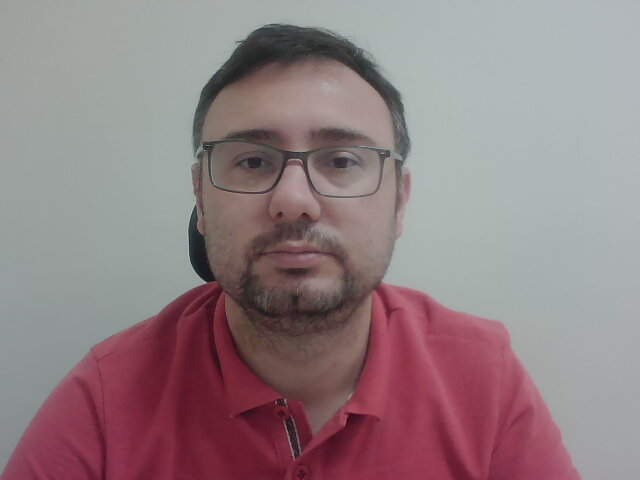
#> input picture images/yuz.jpg, 640 x 480 px, given in place of the camera
$ python kamera_sb.py
#> lines starting #> are read from the running program, lines starting #| are printed output that depends on the picture; after the words box and inside, x2 and y2 are one past the last pixel; in counts of white or black regions, pixels touching at a corner belong together
import cv2

cap =  cv2.VideoCapture(0)

while True:
    durum,frame=cap.read()
#> frame is the input picture: shape (480, 640, 3); mean B, G, R 131, 127.7, 146
    gri=cv2.cvtColor(frame,cv2.COLOR_BGR2GRAY)
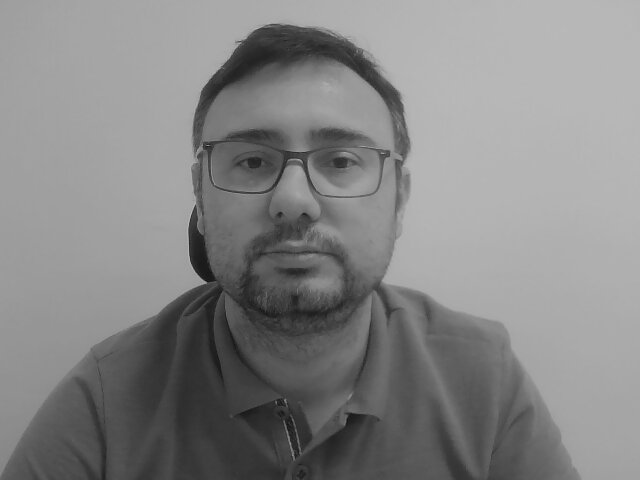
#> gri: shape (480, 640); min 13, max 190, mean 133.5
    # t,frame=cv2.threshold(frame,70,255, cv2.THRESH_BINARY_INV)
    _,sb1=cv2.threshold(gri,70,255,cv2.THRESH_BINARY)
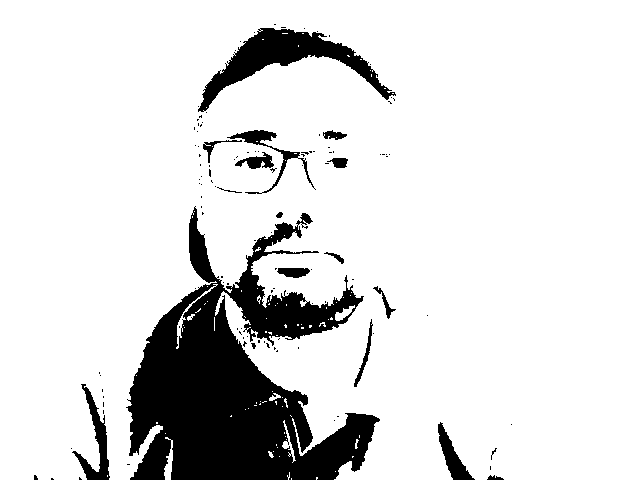
#> sb1: shape (480, 640); 86.4% white; 120 black regions (104 under 20 px), largest, box (x1, y1, x2, y2) and area: (126, 206, 380, 480) 32615, (198, 28, 396, 112) 4664, (72, 384, 110, 480) 1080
    sb2=cv2.adaptiveThreshold(gri,255,cv2.CALIB_CB_ADAPTIVE_THRESH,cv2.THRESH_BINARY_INV,3,3)
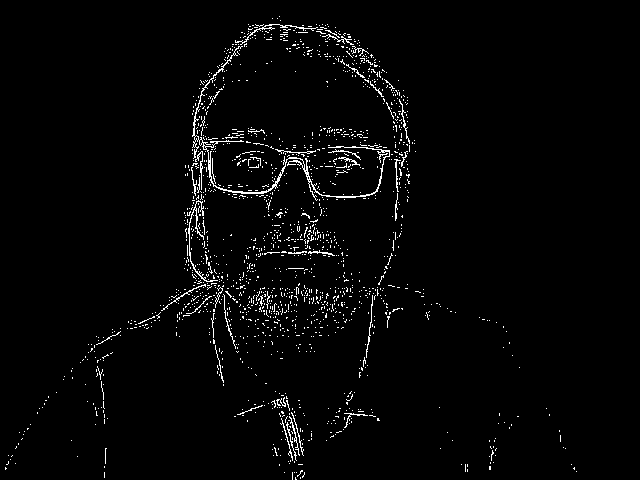
#> sb2: shape (480, 640); 2.4% white in thin lines or dots, all inside (x1, y1, x2, y2) = (5, 16, 577, 480)
    sb3=cv2.adaptiveThreshold(gri,255,cv2.ADAPTIVE_THRESH_MEAN_C,cv2.THRESH_BINARY,21,3)
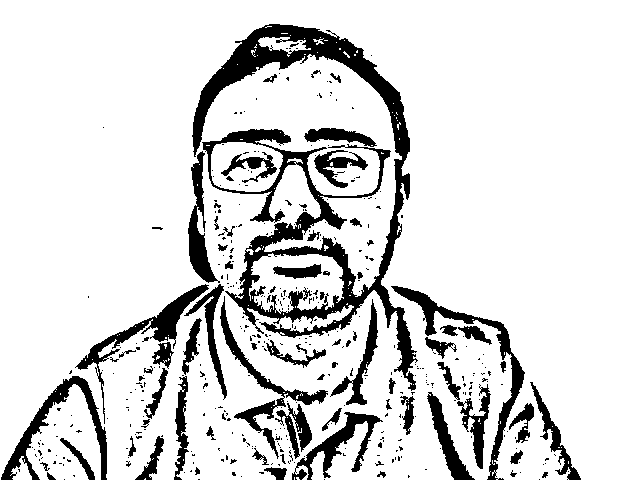
#> sb3: shape (480, 640); 85.6% white; 422 black regions (349 under 20 px), largest, box (x1, y1, x2, y2) and area: (192, 24, 418, 391) 16713, (391, 286, 525, 480) 2451, (1, 376, 107, 480) 2189
    canny=cv2.Canny(gri,150,250)
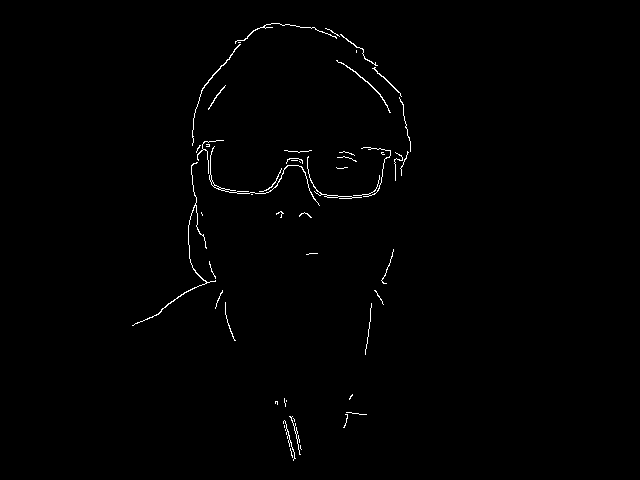
#> canny: shape (480, 640); 0.73% white in thin lines or dots, all inside (x1, y1, x2, y2) = (132, 23, 411, 461)
    cv2.imshow("sb1",sb1)
    cv2.imshow("sb2",sb2)
    cv2.imshow("sb3",sb3)
    cv2.imshow("canny",canny)
    if cv2.waitKey(1)==27:
#> (key Esc is pressed here)
        break

cap.release()
cv2.destroyAllWindows()
